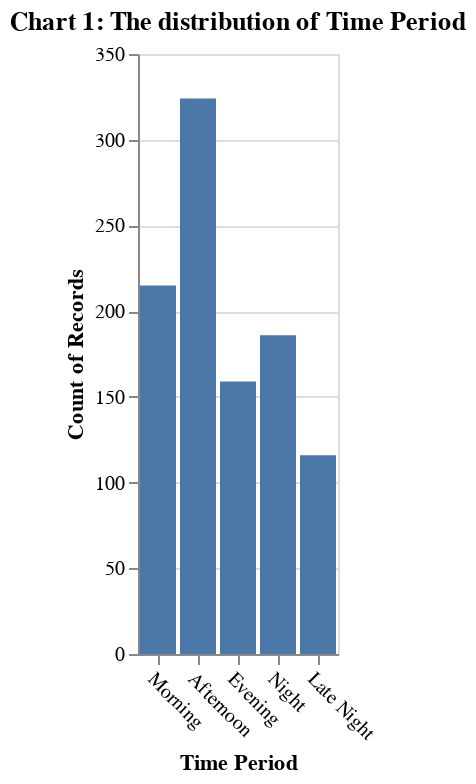

Source (notebook cell):
### Code cell
# visualize the distribution  
time_period_dist = alt.Chart(data).mark_bar().encode(
    x = alt.X('time_period', title = 'Time Period',sort=['Morning', 'Afternoon','Evening','Night','Late Night']),
    y = alt.Y('count()', title = 'Count of Records')
).configure_axisX(
    labelAngle=45
).properties(title='Chart 1: The distribution of Time Period')
time_period_dist

### Figure 1 — Vega-Lite specification as saved in the notebook (floating-point values rounded to 4 significant figures; data arrays with more than 128 entries replaced by an {"elided": "..."} marker saying what was removed)
{"config": {"view": {"continuousWidth": 300, "continuousHeight": 300}, "axisX": {"labelAngle": 45}}, "data": {"name": "data-889faeca7e3e6db015c696ca2e5f51ec"}, "mark": {"type": "bar"}, "encoding": {"x": {"field": "time_period", "sort": ["Morning", "Afternoon", "Evening", "Night", "Late Night"], "title": "Time Period", "type": "nominal"}, "y": {"aggregate": "count", "title": "Count of Records", "type": "quantitative"}}, "title": "Chart 1: The distribution of Time Period", "$schema": "https://vega.github.io/schema/vega-lite/v5.16.3.json", "datasets": {"data-889faeca7e3e6db015c696ca2e5f51ec": {"elided": "1000 records"}}}
